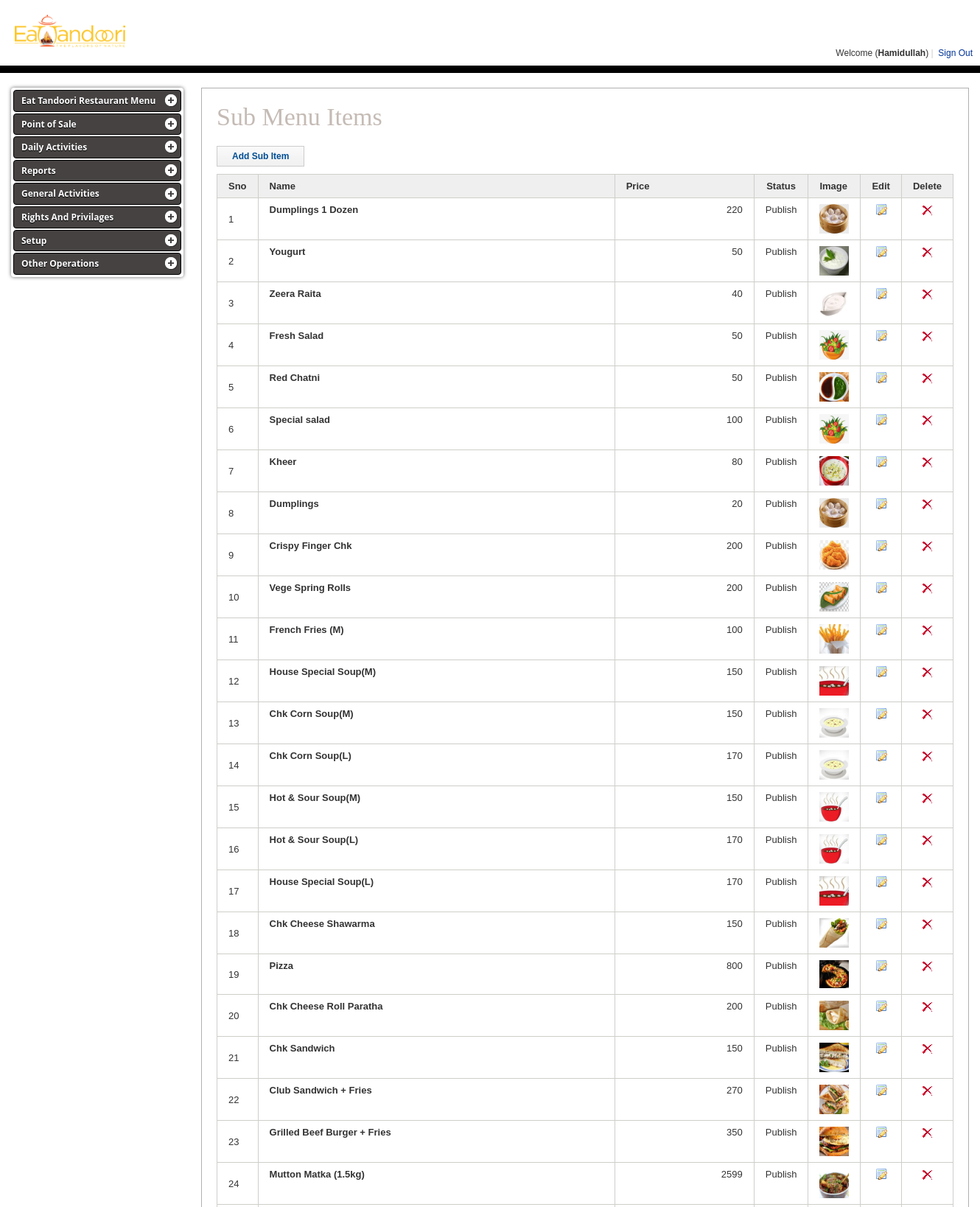
Screenshot of /sub_items1.php (signed in, upper part) with the database file from the repository.
### tables this page shows
CREATE TABLE `sub_items` (
  `sub_item_id` int(11) NOT NULL,
  `item_id` int(11) NOT NULL,
  `sub_item_name` varchar(50) NOT NULL,
  `sub_item_status` int(1) NOT NULL DEFAULT '1',
  `sub_item_image` varchar(50) NOT NULL,
  `price` int(11) NOT NULL,
  `dealdetails` varchar(500) NOT NULL
);

### sub_items1.php (the view, shortened to what this page needs)
<?php
require_once('sessions/mysessionscript.php');
$query_rsMgtList = "SELECT * FROM sub_items ORDER BY item_id ASC";
$rsMgtList = mysqli_query($cn, $query_rsMgtList) or die(mysqli_error($cn));
$row_rsMgtList = mysqli_fetch_assoc($rsMgtList);
?>
<!DOCTYPE html PUBLIC "-//W3C//DTD XHTML 1.0 Transitional//EN" "http://www.w3.org/TR/xhtml1/DTD/xhtml1-transitional.dtd">
<html xmlns="http://www.w3.org/1999/xhtml">
<head>
<link href="css/styles.css" type="text/css" rel="stylesheet" />
</head>
<body>
<?php include 'include/header.php' ?>
<div class="admin-greyBg">
  <div class="admin-wrapper">
    <div id="admin-leftNav" class="admin-fLeft">
<?php include 'include/left_nav.php' ?>
    </div>
    <div id="admin-body" class="admin-fRight">
		<h1>Sub Menu Items</h1>
        <form action="add_sub_items.php" method="post">
        	<input type="submit" class="admin-button" value="Add Sub Item" style="margin-bottom:10px;" />
	  </form>
		<form name="form1" method="post" action="news_move.php">
	    <table border="0" width="100%" cellspacing="0" cellpadding="0" class='table-hover'>
			<thead>
          <tr>
               <td class="admin-tbHdRow1">Sno</td>
            <td width="73%" class="admin-tbHdRow1">Name</td>
			<td width="73%" class="admin-tbHdRow1">Price</td>
            <td width="10%" class="admin-tbHdRow1" align="center">Status</td>
			<td width="73%" class="admin-tbHdRow1">Image</td>
            <td width="10%" class="admin-tbHdRow1" align="center">Edit</td>
            <td width="7%" class="admin-tbHdRow1 admin-tbHdRow3" align="center">Delete</td>
          </tr>
		  </thead>
		 <tbody>
          <?php $i=0; do { $i++; ?>
            <tr>
                <td class="admin-tbRow1"><?=$i;?></td>
              <td class="admin-tbRow1" valign="top">
                  <strong><?=$row_rsMgtList['sub_item_name']; ?></strong>
                  <br>
              </td>
            <td class="admin-tbRow1" valign="top" align='right'><?php echo $row_rsMgtList['price']; ?></td>
            <td class="admin-tbRow1" align="center" valign="top">
			  <?php
			  	if($row_rsMgtList['sub_item_status']==1)
				{
					echo "Publish";
				}
				else
				{
				  	echo "Un-Publish";
				}
				?>
				</td>
				<td class="admin-tbRow1" valign="top"><a href="images/subitems/<?php echo $row_rsMgtList['sub_item_image']; ?>"><img width="40" src="images/subitems/<?php echo $row_rsMgtList['sub_item_image']; ?>"></a></td>
              <td class="admin-tbRow1" align="center" valign="top"><a href="edit_sub_items.php?id=<?PHP echo $row_rsMgtList['sub_item_id']; ?>" title="Edit" class="admin-edit"></a></td>
              <td class="admin-tbRow1 admin-tbRow2" align="center" valign="top"><a href="delete_sub_items.php?id=<?PHP echo $row_rsMgtList['sub_item_id']; ?>" title="Delete" class="admin-del" onclick="return confirm('Are you sure you want to perform this action ?');"></a></td>
            </tr>
            <?php } while ($row_rsMgtList = mysqli_fetch_assoc($rsMgtList)); ?>
		 </tbody>
		 </table>
	   </form>
    </div>
    <br clear="all" />
  </div>
</div>
</body>
</html>

### css/styles.css (style rules this page uses)
body { margin:0; padding:0; font-family:Tahoma, Verdana, Arial, Helvetica, sans-serif; font-size:13px; color:#333333; }
.admin-greyBg { background-color:#FFFFFF; padding-bottom:20px; padding-top:20px; }
.admin-wrapper { display:block; width:1300px; margin-left:auto; margin-right:auto; }
.admin-fLeft { float:left; }
.admin-fRight { float:right; }
#admin-body { display:block; background-color:#FFFFFF; border:1px solid #B0B0B0; margin-left:15px; width:1000px; padding:20px; }
#admin-body h1 { display:block; padding:0 0 20px 0; margin:0 0 0 0; font-size:34px; font-weight:normal; font-family:Georgia, "Times New Roman", Times, serif; color:#C5BBB5; }
.admin-tbHdRow1 { padding:8px 15px 8px 15px; font-weight:bold; background-color:#EFEFEF; border:1px solid #CECFCA; border-right:0px solid #CECFCA; }
.admin-tbHdRow3 { padding:8px 15px 8px 15px; font-weight:bold; background-color:#EFEFEF; border:1px solid #CECFCA; border-right:1px solid #CECFCA; }
.admin-tbRow1 { padding:8px 15px 8px 15px; border:1px solid #CECFCA; border-right:0px solid #CECFCA; border-top:0px solid #CECFCA; }
.admin-tbRow2 { padding:8px 15px 8px 15px; border:1px solid #CECFCA; border-top:0px solid #CECFCA; }
a.admin-edit { display:block; background-image:url(../images/edit-icon.gif); background-repeat:no-repeat; width:16px; height:16px; text-decoration:none; }
a.admin-del { display:block; background-image:url(../images/del.gif); background-repeat:no-repeat; width:16px; height:16px; text-decoration:none; }
.admin-button { cursor:pointer; padding:6px 20px 6px 20px; font-family:Tahoma, Verdana, Arial, Helvetica, sans-serif; font-size:12px; color:#004E94; border:1px solid #CCCCCC; font-weight:bold; background-color:#FFFFFF; margin-right:5px; background-image:url(images/btn_bg.gif); background-repeat:repeat-x; }

### rows the page displays
sub_items: sub_item_name "Dumplings 1 Dozen", price "220", sub_item_status "Publish", sub_item_image (picture)
sub_items: sub_item_name "Yougurt", price "50", sub_item_status "Publish", sub_item_image (picture)
sub_items: sub_item_name "Zeera Raita", price "40", sub_item_status "Publish", sub_item_image (picture)
sub_items: sub_item_name "Fresh Salad", price "50", sub_item_status "Publish", sub_item_image (picture)
sub_items: sub_item_name "Red Chatni", price "50", sub_item_status "Publish", sub_item_image (picture)
sub_items: sub_item_name "Special salad", price "100", sub_item_status "Publish", sub_item_image (picture)
sub_items: sub_item_name "Kheer", price "80", sub_item_status "Publish", sub_item_image (picture)
sub_items: sub_item_name "Dumplings", price "20", sub_item_status "Publish", sub_item_image (picture)
sub_items: sub_item_name "Crispy Finger Chk", price "200", sub_item_status "Publish", sub_item_image (picture)
sub_items: sub_item_name "Vege Spring Rolls", price "200", sub_item_status "Publish", sub_item_image (picture)
sub_items: sub_item_name "French Fries (M)", price "100", sub_item_status "Publish", sub_item_image (picture)
sub_items: sub_item_name "House Special Soup(M)", price "150", sub_item_status "Publish", sub_item_image (picture)
sub_items: sub_item_name "Chk Corn Soup(M)", price "150", sub_item_status "Publish", sub_item_image (picture)
sub_items: sub_item_name "Chk Corn Soup(L)", price "170", sub_item_status "Publish", sub_item_image (picture)
sub_items: sub_item_name "Hot & Sour Soup(M)", price "150", sub_item_status "Publish", sub_item_image (picture)
sub_items: sub_item_name "Hot & Sour Soup(L)", price "170", sub_item_status "Publish", sub_item_image (picture)
sub_items: sub_item_name "House Special Soup(L)", price "170", sub_item_status "Publish", sub_item_image (picture)
sub_items: sub_item_name "Chk Cheese Shawarma", price "150", sub_item_status "Publish", sub_item_image (picture)
sub_items: sub_item_name "Pizza", price "800", sub_item_status "Publish", sub_item_image (picture)
sub_items: sub_item_name "Chk Cheese Roll Paratha", price "200", sub_item_status "Publish", sub_item_image (picture)
sub_items: sub_item_name "Chk Sandwich", price "150", sub_item_status "Publish", sub_item_image (picture)
sub_items: sub_item_name "Club Sandwich + Fries", price "270", sub_item_status "Publish", sub_item_image (picture)
sub_items: sub_item_name "Grilled Beef Burger + Fries", price "350", sub_item_status "Publish", sub_item_image (picture)
sub_items: sub_item_name "Mutton Matka (1.5kg)", price "2599", sub_item_status "Publish", sub_item_image (picture)

### other values shown
$_SESSION['sname'] "Hamidullah"
$org_name "Eat Tandoori Restaurant"
$key "Point of Sale"
$key "Daily Activities"
$key "Reports"
$key "General Activities"
$key "Rights And Privilages"
$key "Setup"
